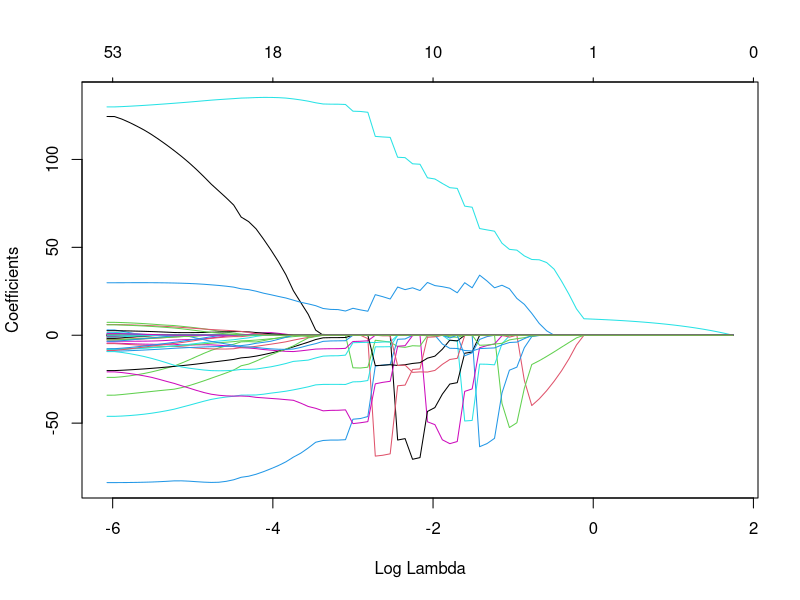
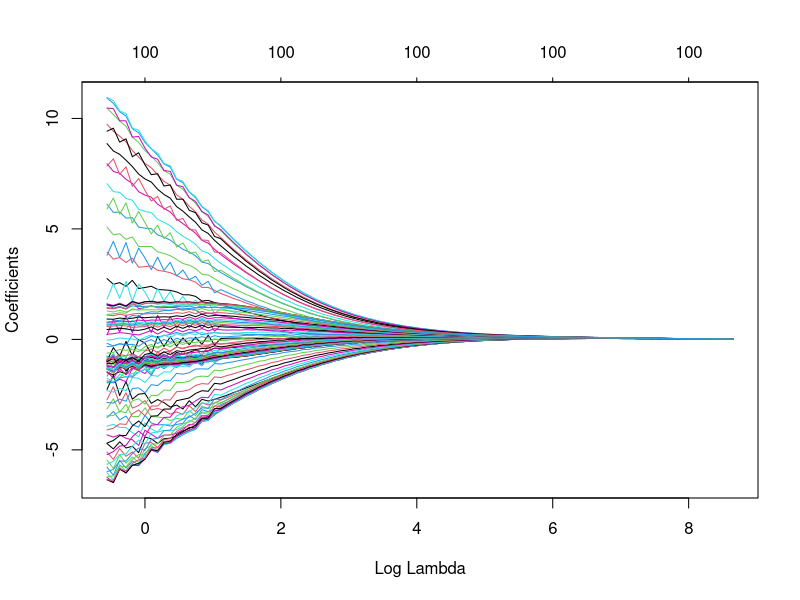
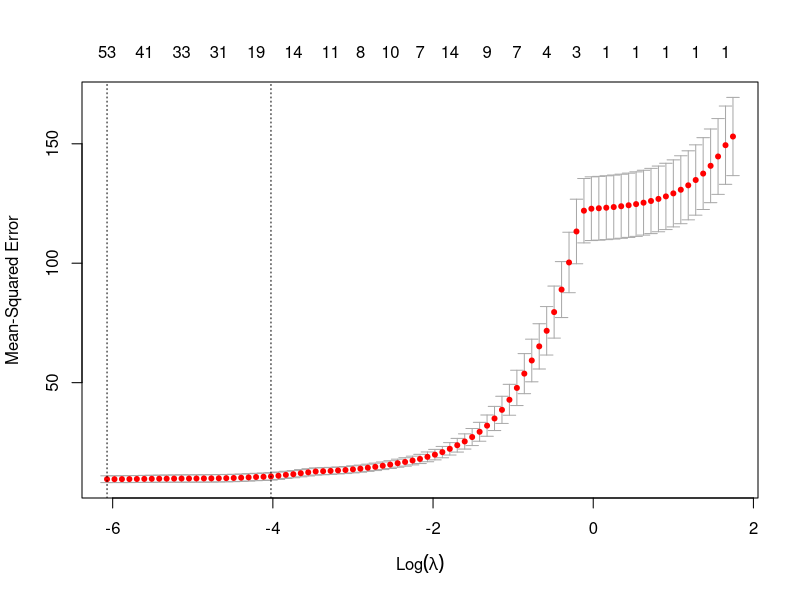
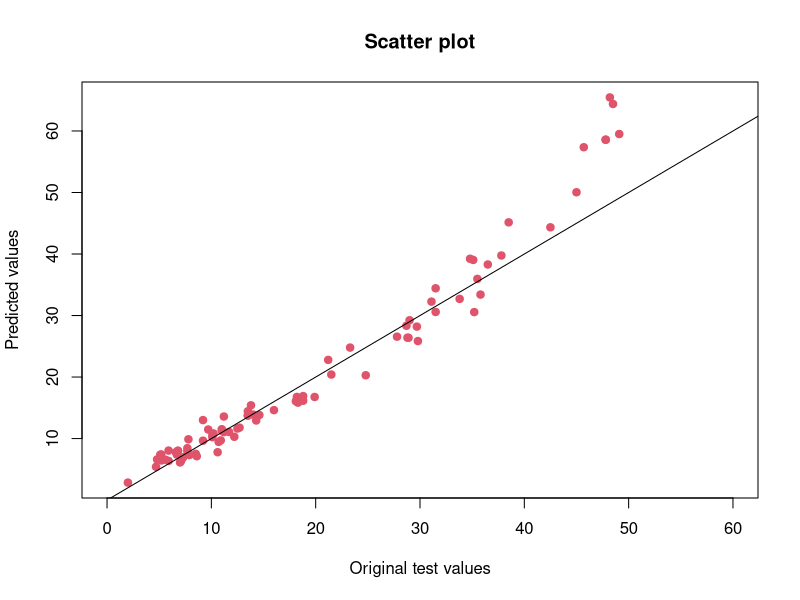

The R source for these figures, in order:
data=read.csv("tecator.csv")
data$Sample=c()
data$Moisture=c()
data$Protein=c()


n = dim(data)[1]
set.seed(12345)
id = sample(1:n, floor(n * 0.6))
train = data[id,]
test = data[-id,]

#Task 1
set.seed(12345)
m1=lm(Fat~., train)

pred=predict(m1, train)
pred1=predict(m1, test)
mse_train=mean((train$Fat-pred)^2)
mse_test=mean((test$Fat-pred1)^2)

#Task 3
library(glmnet)
features=as.matrix(train[,-101])
target=train[,101]

set.seed(12345)
lasso_model=glmnet(features, target, alpha=1, family="gaussian")

plot(lasso_model, xvar="lambda")
print(lasso_model)

#Task 4
set.seed(12345)
lasso_model1=glmnet(features, target, alpha=0, family="gaussian")

plot(lasso_model1, xvar="lambda")
print(lasso_model1)

#Task 5
lasso_model_cv=cv.glmnet(features, target, alpha=1, family="gaussian")

plot(lasso_model_cv, xvar="lambda")
lambda_min=lasso_model_cv$lambda.min
summary(lasso_model_cv)

lasso_final=glmnet(features, target, family="gaussian", alpha=1, lambda=lambda_min)
Pred_final=predict(lasso_final, as.matrix(test[,-101]))

plot(test$Fat, Pred_final, col=2, pch=19, main="Scatter plot", xlab="Original test values", 
     ylab="Predicted values", xlim=c(0,60), ylin=c(0,60))
abline(0,1)
